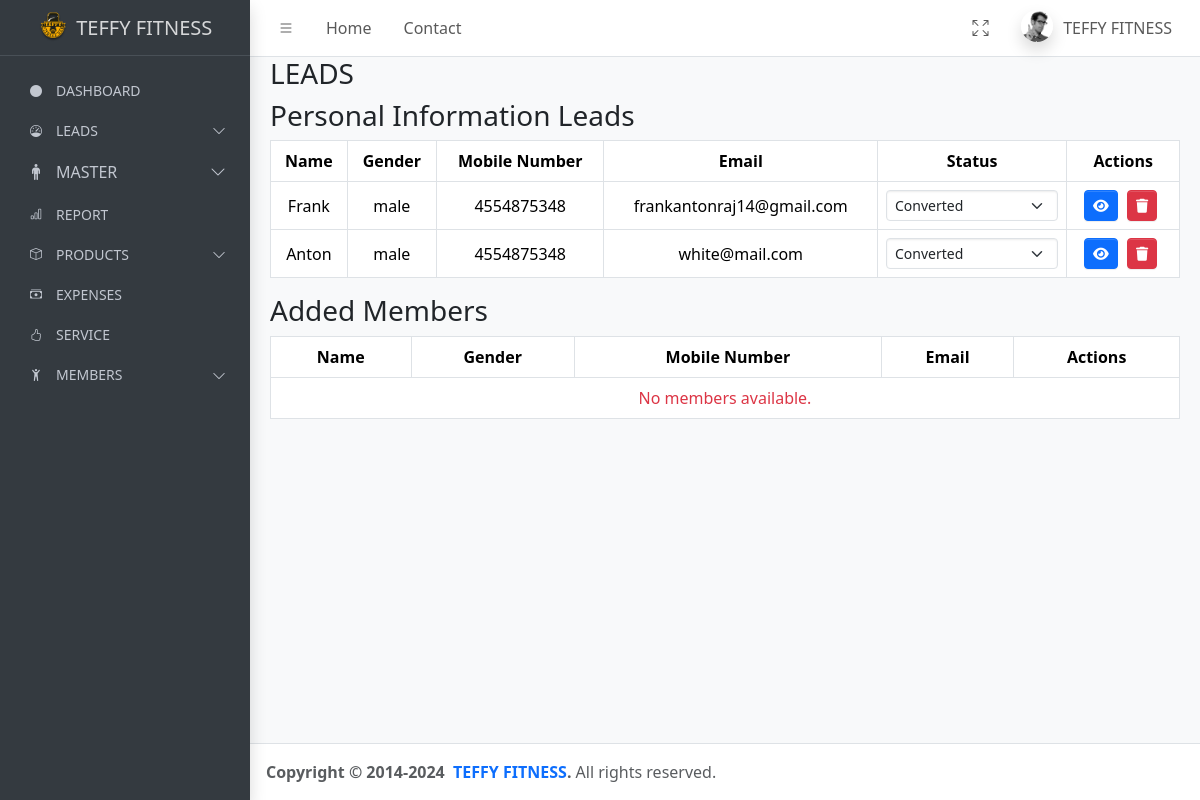
Page /personal/ on the committed database.
### teffyapp/models.py (models this page shows, shortened)
class PersonalInformation(models.Model):
    name = models.CharField(max_length=50)
    address = models.TextField()
    occupation = models.CharField(max_length=50)
    gender = models.CharField(max_length=10)
    mobile_number = models.CharField(max_length=12)
    email = models.EmailField()
    perfect_body = models.CharField(max_length=20,null=True,blank=True)
    body_type=models.CharField(max_length=20,null=True,blank=True)
    goal=models.CharField(max_length=30,null=True,blank=True)
    body_you_want = models.CharField(max_length=50, null=True,blank=True)
    level_of_body_fat = models.CharField(max_length=50,null=True,blank=True)
    problem_areas = models.CharField(max_length=50,null=True,blank=True)
    diets = models.CharField(max_length=70,null=True,blank=True)
    water_you_drink_daily = models.CharField(max_length=50,null=True,blank=True)
    eat_or_dividie_foods_or_beverages = models.CharField(max_length=70,blank=True,null=True)
    event_coming_up = models.CharField(max_length=50,null=True,blank=True)
    height = models.CharField(max_length=50)
    current_weight = models.CharField(max_length=50)
    target_weight = models.CharField(max_length=50)
    level_of_fitness = models.CharField(max_length=50,null=True,blank=True)
    status = models.CharField(max_length=20, default='new')  # Track the status of the lead
    follow_up_date = models.DateTimeField(default=timezone.now)
    created_date = models.DateTimeField(default=timezone.now)
    services = models.ForeignKey(Service,on_delete=models.SET_NULL, null=True, related_name="users")   # for services
    assigned_date = models.DateField(default=timezone.now)
    renewal_date = models.DateField(null=True, blank=True)

### teffyapp/views.py (the view)
# urls.py: path("personal/", personal_info_list, name="personal_information"),
def personal_info_list(request):
    all_data = PersonalInformation.objects.all()
    return render(request, 'new-leads.html', {'all_data': all_data})

### templates/new-leads.html (shortened to what this page needs)
{% extends "base.html" %}
{% load static %}
{% block content %}
<main class="app-main">
    <div class="app-content">
        <div class="container-fluid">
            <h3>{{ status_title }} LEADS</h3>
        <h3>Personal Information Leads</h3>
        <table class="table table-bordered">
            <thead>
                <tr>
                    <th>Name</th>
                    <th>Gender</th>
                    <th>Mobile Number</th>
                    <th>Email</th>
                    <th>Status</th>
                    <th>Actions</th>
                </tr>
            </thead>
            <tbody>
                {% for data in all_data %}
                <tr>
                    <td>{{ data.name }}</td>
                    <td>{{ data.gender }}</td>
                    <td>{{ data.mobile_number }}</td>
                    <td>{{ data.email }}</td>
                    <td>
                        <form method="POST" action="{% url 'update_status' id=data.id %}" style="display: inline;">
                            <select onchange="this.form.submit()" class="form-select form-select-sm" name="status" id="status-{{ data.id }}">
                                <option value="converted" {% if data.status == 'converted' %} selected {% endif %}>Converted</option>
                            </select>
                        </form>
                    </td>
                    <td>
                        <a href="{% url 'getone_lead' id=data.id %}" class="btn btn-sm btn-primary"><i class="fas fa-eye"></i></a>
                        <a href="{% url 'delete_lead' id=data.id %}" class="btn btn-sm btn-danger"><i class="fas fa-trash"></i></a>
                    </td>
                </tr>
                {% empty %}
                <tr>
                    <td colspan="6" class="text-center text-danger">No data available.</td>
                </tr>
                {% endfor %}
            </tbody>
        </table>
        <h3>Added Members</h3>
        <table class="table table-bordered">
            <thead>
                <tr>
                    <th>Name</th>
                    <th>Gender</th>
                    <th>Mobile Number</th>
                    <th>Email</th>
                    <th>Actions</th>
                </tr>
            </thead>
            <tbody>
                {% for member in add_members %}
                <tr>
                    <td>{{ member.name }}</td>
                    <td>{{ member.gender }}</td>
                    <td>{{ member.mobile_number }}</td>
                    <td>{{ member.email }}</td>
                    <td>
                        <a href="{% url 'getone_lead' id=member.id %}" class="btn btn-sm btn-primary"><i class="fas fa-eye"></i></a>
                        <a href="{% url 'delete_lead' id=member.id %}" class="btn btn-sm btn-danger"><i class="fas fa-trash"></i></a>
                    </td>
                </tr>
                {% empty %}
                <tr>
                    <td colspan="5" class="text-center text-danger">No members available.</td>
                </tr>
                {% endfor %}
            </tbody>
        </table>
        </div>
    </div>
</main>
{% endblock content %}

### rows in the picture
PersonalInformation: name "Frank", gender "male", mobile_number "4554875348", email "frankantonraj14@gmail.com", status "Converted"
PersonalInformation: name "Anton", gender "male", mobile_number "4554875348", email "white@mail.com", status "Converted"
